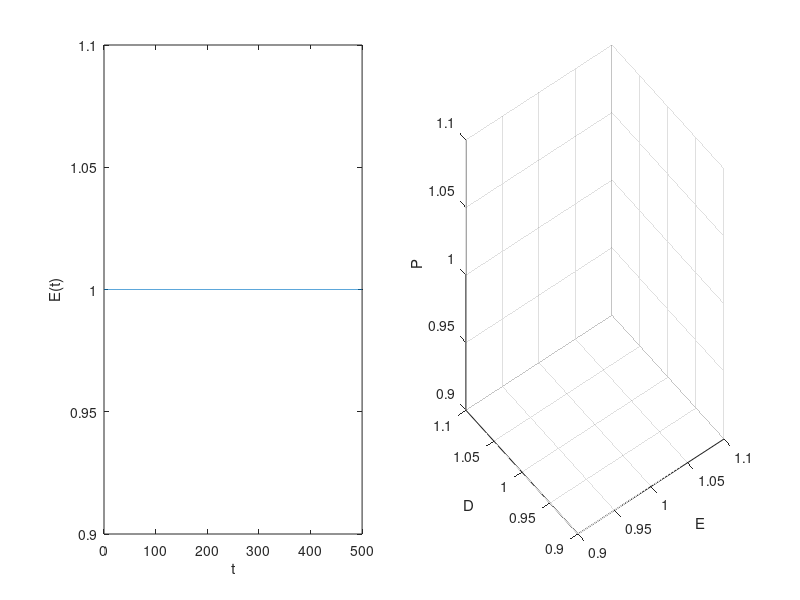

Write the MATLAB code that produced this figure.
%**************************************************************************
%*     Section 5.5.2                                                      *
%*     filename: ch05pr08.m                                               *
%*     program listing number: 5.8                                        *
%*                                                                        *
%*     This program solves the Maxwell-Bloch model of laser dynamics      *
%*     using Runge-Kutta 4th order methods.                               *
%*                                                                        *
%*     Programed by Ryoichi Kawai for Computational Physics Course        *
%*     Revised on 01/07/2014.                                             *
%**************************************************************************
clear all;

% system parametes uncomment ONLY the desired set
%Type A
%gamma1=0.1; gamma2=2; gamma3=3; c1=0.25; c2=0.2; c3=1;
%Type B
%gamma1=0.1; gamma2=10; gamma3=0.25; c1=1; c2=0.5; c3=1;
%Type C 
gamma1=1; gamma2=0.1; gamma3=0.25; c1=1; c2=0.1; c3=1;

lambda=input('Enter a value for lambda = ');

% Control parameters
tmax=500; N=5000; h=tmax/N;

% initial conditions
E(1)=1.0; P(1)=1.0; D(1)=1.0; t(1)=0;

% 2nd-order Runge-Kutta method
for n=1:N-1
    t(n+1)=t(1)+n*h;
    FE_n=-gamma1*E(n)+c1*P(n);
    FP_n=-gamma2*P(n)+c2*E(n)*D(n);
    FD_n=-gamma3*(D(n)-lambda)-c3*E(n)*P(n);
    E_mid = E(n)+FE_n*h/2;
    P_mid = P(n)+FP_n*h/2;
    D_mid = D(n)+FD_n*h/2;
    FE_mid=-gamma1*E_mid+c1*P_mid;
    FP_mid=-gamma2*P_mid+c2*E_mid*D_mid;
    FD_mid=-gamma3*(D_mid-lambda)-c3*E_mid*P_mid;
    E(n+1)=E(n)+FE_mid*h;
    P(n+1)=P(n)+FP_mid*h;
    D(n+1)=D(n)+FD_mid*h;
end

% plot the dynamics of E
subplot(1,2,1);
plot(t,E);
xlabel('t');
ylabel('E(t)');

% plot 3D phase trajectory
subplot(1,2,2);
plot3(E,D,P);
xlabel('E');
ylabel('D');
zlabel('P');
grid on
